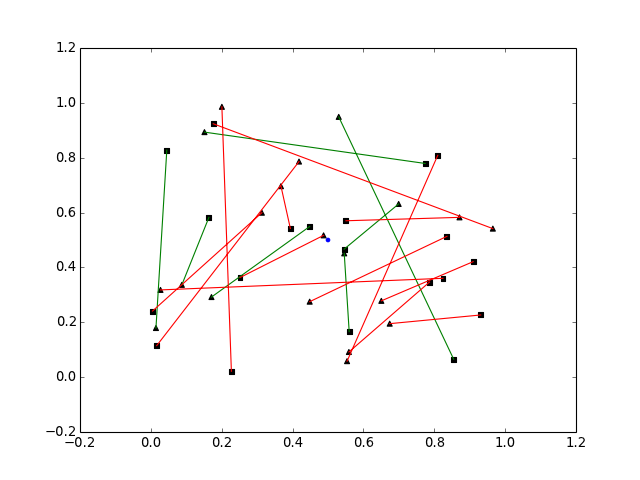

Generate this figure with Python:
# >>>from pylayers.util.plotutil import *
import scipy as sp
import numpy as np
from pylayers.util.geomutil import *
from pylayers.util.plotutil import *
import matplotlib.pylab as plot
N = 20
A = sp.rand(2,N)
B = sp.rand(2,N)
C = np.array(([0.5,0.5])).reshape(2,1)
left=isleft(A,B,C)
il = np.where(left)[0]
inl = np.where(~left)[0]
plt.scatter(C[0],C[1],color='b',s=10)
displot(A[:,il],B[:,il],arrow=True,color='g')
displot(A[:,inl],B[:,inl],arrow=True,color='r')
